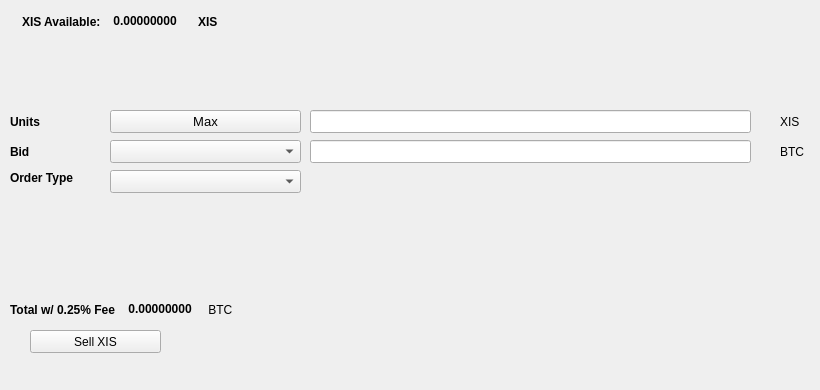
   <widget class="QWidget" name="SellTab">
    <attribute name="title">
     <string>Sell</string>
    </attribute>
    <widget class="QLabel" name="label_16">
     <property name="geometry">
      <rect>
       <x>780</x>
       <y>140</y>
       <width>31</width>
       <height>23</height>
      </rect>
     </property>
     <property name="text">
      <string>BTC</string>
     </property>
    </widget>
    <widget class="QComboBox" name="SellBidcomboBox">
     <property name="geometry">
      <rect>
       <x>110</x>
       <y>140</y>
       <width>191</width>
       <height>23</height>
      </rect>
     </property>
     <property name="font">
      <font>
       <pointsize>10</pointsize>
      </font>
     </property>
    </widget>
    <widget class="QLabel" name="label_18">
     <property name="geometry">
      <rect>
       <x>10</x>
       <y>110</y>
       <width>46</width>
       <height>23</height>
      </rect>
     </property>
     <property name="font">
      <font>
       <weight>75</weight>
       <bold>true</bold>
      </font>
     </property>
     <property name="text">
      <string>Units</string>
     </property>
    </widget>
    <widget class="QPushButton" name="Sell_Max_Amount">
     <property name="geometry">
      <rect>
       <x>110</x>
       <y>110</y>
       <width>191</width>
       <height>23</height>
      </rect>
     </property>
     <property name="font">
      <font>
       <pointsize>10</pointsize>
      </font>
     </property>
     <property name="text">
      <string>Max</string>
     </property>
    </widget>
    <widget class="QLabel" name="label_20">
     <property name="geometry">
      <rect>
       <x>10</x>
       <y>170</y>
       <width>91</width>
       <height>16</height>
      </rect>
     </property>
     <property name="font">
      <font>
       <weight>75</weight>
       <bold>true</bold>
      </font>
     </property>
     <property name="text">
      <string>Order Type</string>
     </property>
    </widget>
    <widget class="QComboBox" name="SellOrdertypeCombo">
     <property name="geometry">
      <rect>
       <x>110</x>
       <y>170</y>
       <width>191</width>
       <height>23</height>
      </rect>
     </property>
     <property name="font">
      <font>
       <pointsize>10</pointsize>
      </font>
     </property>
    </widget>
    <widget class="QLabel" name="label_21">
     <property name="geometry">
      <rect>
       <x>10</x>
       <y>140</y>
       <width>46</width>
       <height>23</height>
      </rect>
     </property>
     <property name="font">
      <font>
       <weight>75</weight>
       <bold>true</bold>
      </font>
     </property>
     <property name="text">
      <string>Bid</string>
     </property>
    </widget>
    <widget class="QLabel" name="label_22">
     <property name="geometry">
      <rect>
       <x>780</x>
       <y>110</y>
       <width>31</width>
       <height>23</height>
      </rect>
     </property>
     <property name="text">
      <string>XIS</string>
     </property>
    </widget>
    <widget class="QLineEdit" name="UnitsInputXIS">
     <property name="geometry">
      <rect>
       <x>310</x>
       <y>110</y>
       <width>441</width>
       <height>23</height>
      </rect>
     </property>
     <property name="font">
      <font>
       <pointsize>9</pointsize>
       <weight>75</weight>
       <bold>true</bold>
      </font>
     </property>
    </widget>
    <widget class="QLineEdit" name="SellBidPriceEdit">
     <property name="geometry">
      <rect>
       <x>310</x>
       <y>140</y>
       <width>441</width>
       <height>23</height>
      </rect>
     </property>
     <property name="font">
      <font>
       <pointsize>9</pointsize>
       <weight>75</weight>
       <bold>true</bold>
      </font>
     </property>
    </widget>
    <widget class="QPushButton" name="SellXISBTN">
     <property name="geometry">
      <rect>
       <x>30</x>
       <y>330</y>
       <width>131</width>
       <height>23</height>
      </rect>
     </property>
     <property name="text">
      <string>Sell XIS</string>
     </property>
     <property name="icon">
      <iconset resource="../xistar">
       <normaloff>:/icons/bitcoin</normaloff>:/icons/bitcoin</iconset>
     </property>
    </widget>
    <widget class="QWidget" name="layoutWidget3">
     <property name="geometry">
      <rect>
       <x>22</x>
       <y>12</y>
       <width>258</width>
       <height>19</height>
      </rect>
     </property>
     <layout class="QHBoxLayout" name="horizontalLayout">
      <item>
       <widget class="QLabel" name="label232_2">
        <property name="font">
         <font>
          <weight>75</weight>
          <bold>true</bold>
         </font>
        </property>
        <property name="text">
         <string>XIS Available:</string>
        </property>
       </widget>
      </item>
      <item>
       <widget class="QLabel" name="XISAvailableLabel">
        <property name="palette">
         <palette>
          <active>
           <colorrole role="WindowText">
            <brush brushstyle="SolidPattern">
             <color alpha="255">
              <red>0</red>
              <green>0</green>
              <blue>0</blue>
             </color>
            </brush>
           </colorrole>
           <colorrole role="Button">
            <brush brushstyle="SolidPattern">
             <color alpha="255">
              <red>0</red>
              <green>170</green>
              <blue>0</blue>
             </color>
            </brush>
           </colorrole>
           <colorrole role="Light">
            <brush brushstyle="SolidPattern">
             <color alpha="255">
              <red>0</red>
              <green>255</green>
              <blue>0</blue>
             </color>
            </brush>
           </colorrole>
           <colorrole role="Midlight">
            <brush brushstyle="SolidPattern">
             <color alpha="255">
              <red>0</red>
              <green>212</green>
              <blue>0</blue>
             </color>
            </brush>
           </colorrole>
           <colorrole role="Dark">
            <brush brushstyle="SolidPattern">
             <color alpha="255">
              <red>0</red>
              <green>85</green>
              <blue>0</blue>
             </color>
            </brush>
           </colorrole>
           <colorrole role="Mid">
            <brush brushstyle="SolidPattern">
             <color alpha="255">
              <red>0</red>
              <green>113</green>
              <blue>0</blue>
             </color>
            </brush>
           </colorrole>
           <colorrole role="Text">
            <brush brushstyle="SolidPattern">
             <color alpha="255">
              <red>0</red>
              <green>170</green>
              <blue>0</blue>
             </color>
            </brush>
           </colorrole>
           <colorrole role="BrightText">
            <brush brushstyle="SolidPattern">
             <color alpha="255">
              <red>255</red>
              <green>255</green>
              <blue>255</blue>
             </color>
            </brush>
           </colorrole>
           <colorrole role="ButtonText">
            <brush brushstyle="SolidPattern">
             <color alpha="255">
              <red>0</red>
              <green>0</green>
              <blue>0</blue>
             </color>
            </brush>
           </colorrole>
           <colorrole role="Base">
            <brush brushstyle="SolidPattern">
             <color alpha="255">
              <red>255</red>
              <green>255</green>
              <blue>255</blue>
             </color>
            </brush>
           </colorrole>
           <colorrole role="Window">
            <brush brushstyle="SolidPattern">
             <color alpha="255">
              <red>0</red>
              <green>170</green>
              <blue>0</blue>
             </color>
            </brush>
           </colorrole>
           <colorrole role="Shadow">
            <brush brushstyle="SolidPattern">
             <color alpha="255">
              <red>0</red>
              <green>0</green>
              <blue>0</blue>
             </color>
            </brush>
           </colorrole>
           <colorrole role="AlternateBase">
            <brush brushstyle="SolidPattern">
             <color alpha="255">
              <red>127</red>
              <green>212</green>
              <blue>127</blue>
             </color>
            </brush>
           </colorrole>
           <colorrole role="ToolTipBase">
            <brush brushstyle="SolidPattern">
             <color alpha="255">
              <red>255</red>
              <green>255</green>
              <blue>220</blue>
             </color>
            </brush>
           </colorrole>
           <colorrole role="ToolTipText">
            <brush brushstyle="SolidPattern">
             <color alpha="255">
              <red>0</red>
              <green>0</green>
              <blue>0</blue>
             </color>
            </brush>
           </colorrole>
          </active>
          <inactive>
           <colorrole role="WindowText">
            <brush brushstyle="SolidPattern">
             <color alpha="255">
              <red>0</red>
              <green>0</green>
              <blue>0</blue>
             </color>
            </brush>
           </colorrole>
           <colorrole role="Button">
            <brush brushstyle="SolidPattern">
             <color alpha="255">
              <red>0</red>
              <green>170</green>
              <blue>0</blue>
             </color>
            </brush>
           </colorrole>
           <colorrole role="Light">
            <brush brushstyle="SolidPattern">
             <color alpha="255">
              <red>0</red>
              <green>255</green>
              <blue>0</blue>
             </color>
            </brush>
           </colorrole>
           <colorrole role="Midlight">
            <brush brushstyle="SolidPattern">
             <color alpha="255">
              <red>0</red>
              <green>212</green>
              <blue>0</blue>
             </color>
            </brush>
           </colorrole>
           <colorrole role="Dark">
            <brush brushstyle="SolidPattern">
             <color alpha="255">
              <red>0</red>
              <green>85</green>
              <blue>0</blue>
             </color>
            </brush>
           </colorrole>
           <colorrole role="Mid">
            <brush brushstyle="SolidPattern">
             <color alpha="255">
              <red>0</red>
              <green>113</green>
              <blue>0</blue>
             </color>
            </brush>
           </colorrole>
           <colorrole role="Text">
            <brush brushstyle="SolidPattern">
             <color alpha="255">
              <red>0</red>
              <green>170</green>
              <blue>0</blue>
             </color>
            </brush>
           </colorrole>
           <colorrole role="BrightText">
            <brush brushstyle="SolidPattern">
             <color alpha="255">
              <red>255</red>
              <green>255</green>
              <blue>255</blue>
             </color>
            </brush>
           </colorrole>
           <colorrole role="ButtonText">
            <brush brushstyle="SolidPattern">
             <color alpha="255">
              <red>0</red>
              <green>0</green>
              <blue>0</blue>
             </color>
            </brush>
           </colorrole>
           <colorrole role="Base">
            <brush brushstyle="SolidPattern">
             <color alpha="255">
              <red>255</red>
              <green>255</green>
              <blue>255</blue>
             </color>
            </brush>
           </colorrole>
           <colorrole role="Window">
            <brush brushstyle="SolidPattern">
             <color alpha="255">
              <red>0</red>
              <green>170</green>
              <blue>0</blue>
             </color>
            </brush>
           </colorrole>
           <colorrole role="Shadow">
            <brush brushstyle="SolidPattern">
             <color alpha="255">
              <red>0</red>
              <green>0</green>
              <blue>0</blue>
             </color>
            </brush>
           </colorrole>
           <colorrole role="AlternateBase">
            <brush brushstyle="SolidPattern">
             <color alpha="255">
              <red>127</red>
              <green>212</green>
              <blue>127</blue>
             </color>
            </brush>
           </colorrole>
           <colorrole role="ToolTipBase">
            <brush brushstyle="SolidPattern">
             <color alpha="255">
              <red>255</red>
              <green>255</green>
              <blue>220</blue>
             </color>
            </brush>
           </colorrole>
           <colorrole role="ToolTipText">
            <brush brushstyle="SolidPattern">
             <color alpha="255">
              <red>0</red>
              <green>0</green>
              <blue>0</blue>
             </color>
            </brush>
           </colorrole>
          </inactive>
          <disabled>
           <colorrole role="WindowText">
            <brush brushstyle="SolidPattern">
             <color alpha="255">
              <red>0</red>
              <green>85</green>
              <blue>0</blue>
             </color>
            </brush>
           </colorrole>
           <colorrole role="Button">
            <brush brushstyle="SolidPattern">
             <color alpha="255">
              <red>0</red>
              <green>170</green>
              <blue>0</blue>
             </color>
            </brush>
           </colorrole>
           <colorrole role="Light">
            <brush brushstyle="SolidPattern">
             <color alpha="255">
              <red>0</red>
              <green>255</green>
              <blue>0</blue>
             </color>
            </brush>
           </colorrole>
           <colorrole role="Midlight">
            <brush brushstyle="SolidPattern">
             <color alpha="255">
              <red>0</red>
              <green>212</green>
              <blue>0</blue>
             </color>
            </brush>
           </colorrole>
           <colorrole role="Dark">
            <brush brushstyle="SolidPattern">
             <color alpha="255">
              <red>0</red>
              <green>85</green>
              <blue>0</blue>
             </color>
            </brush>
           </colorrole>
           <colorrole role="Mid">
            <brush brushstyle="SolidPattern">
             <color alpha="255">
              <red>0</red>
              <green>113</green>
              <blue>0</blue>
             </color>
            </brush>
           </colorrole>
           <colorrole role="Text">
            <brush brushstyle="SolidPattern">
             <color alpha="255">
              <red>0</red>
              <green>85</green>
              <blue>0</blue>
             </color>
            </brush>
           </colorrole>
           <colorrole role="BrightText">
            <brush brushstyle="SolidPattern">
             <color alpha="255">
              <red>255</red>
              <green>255</green>
              <blue>255</blue>
             </color>
            </brush>
           </colorrole>
           <colorrole role="ButtonText">
            <brush brushstyle="SolidPattern">
             <color alpha="255">
              <red>0</red>
              <green>85</green>
              <blue>0</blue>
             </color>
            </brush>
           </colorrole>
           <colorrole role="Base">
            <brush brushstyle="SolidPattern">
             <color alpha="255">
              <red>0</red>
              <green>170</green>
              <blue>0</blue>
             </color>
            </brush>
           </colorrole>
           <colorrole role="Window">
            <brush brushstyle="SolidPattern">
             <color alpha="255">
              <red>0</red>
              <green>170</green>
              <blue>0</blue>
             </color>
            </brush>
           </colorrole>
           <colorrole role="Shadow">
            <brush brushstyle="SolidPattern">
             <color alpha="255">
              <red>0</red>
              <green>0</green>
              <blue>0</blue>
             </color>
            </brush>
           </colorrole>
           <colorrole role="AlternateBase">
            <brush brushstyle="SolidPattern">
             <color alpha="255">
              <red>0</red>
              <green>170</green>
              <blue>0</blue>
             </color>
            </brush>
           </colorrole>
           <colorrole role="ToolTipBase">
            <brush brushstyle="SolidPattern">
             <color alpha="255">
              <red>255</red>
              <green>255</green>
              <blue>220</blue>
             </color>
            </brush>
           </colorrole>
           <colorrole role="ToolTipText">
            <brush brushstyle="SolidPattern">
             <color alpha="255">
              <red>0</red>
              <green>0</green>
              <blue>0</blue>
             </color>
            </brush>
           </colorrole>
          </disabled>
         </palette>
        </property>
        <property name="font">
         <font>
          <weight>75</weight>
          <bold>true</bold>
         </font>
        </property>
        <property name="text">
         <string> 0.00000000 </string>
        </property>
        <property name="textInteractionFlags">
         <set>Qt::LinksAccessibleByMouse|Qt::TextSelectableByKeyboard|Qt::TextSelectableByMouse</set>
        </property>
       </widget>
      </item>
      <item>
       <widget class="QLabel" name="labelXIS">
        <property name="font">
         <font>
          <weight>75</weight>
          <bold>true</bold>
         </font>
        </property>
        <property name="text">
         <string>XIS</string>
        </property>
       </widget>
      </item>
     </layout>
    </widget>
    <widget class="QWidget" name="layoutWidget">
     <property name="geometry">
      <rect>
       <x>10</x>
       <y>300</y>
       <width>268</width>
       <height>19</height>
      </rect>
     </property>
     <layout class="QHBoxLayout" name="horizontalLayout_2">
      <item>
       <widget class="QLabel" name="label_19">
        <property name="font">
         <font>
          <weight>75</weight>
          <bold>true</bold>
         </font>
        </property>
        <property name="text">
         <string>Total w/ 0.25% Fee </string>
        </property>
       </widget>
      </item>
      <item>
       <widget class="QLabel" name="SellCostLabel">
        <property name="palette">
         <palette>
          <active>
           <colorrole role="WindowText">
            <brush brushstyle="SolidPattern">
             <color alpha="255">
              <red>0</red>
              <green>0</green>
              <blue>0</blue>
             </color>
            </brush>
           </colorrole>
           <colorrole role="Button">
            <brush brushstyle="SolidPattern">
             <color alpha="255">
              <red>0</red>
              <green>170</green>
              <blue>0</blue>
             </color>
            </brush>
           </colorrole>
           <colorrole role="Light">
            <brush brushstyle="SolidPattern">
             <color alpha="255">
              <red>0</red>
              <green>255</green>
              <blue>0</blue>
             </color>
            </brush>
           </colorrole>
           <colorrole role="Midlight">
            <brush brushstyle="SolidPattern">
             <color alpha="255">
              <red>0</red>
              <green>212</green>
              <blue>0</blue>
             </color>
            </brush>
           </colorrole>
           <colorrole role="Dark">
            <brush brushstyle="SolidPattern">
             <color alpha="255">
              <red>0</red>
              <green>85</green>
              <blue>0</blue>
             </color>
            </brush>
           </colorrole>
           <colorrole role="Mid">
            <brush brushstyle="SolidPattern">
             <color alpha="255">
              <red>0</red>
              <green>113</green>
              <blue>0</blue>
             </color>
            </brush>
           </colorrole>
           <colorrole role="Text">
            <brush brushstyle="SolidPattern">
             <color alpha="255">
              <red>0</red>
              <green>170</green>
              <blue>0</blue>
             </color>
            </brush>
           </colorrole>
           <colorrole role="BrightText">
            <brush brushstyle="SolidPattern">
             <color alpha="255">
              <red>255</red>
              <green>255</green>
              <blue>255</blue>
             </color>
            </brush>
           </colorrole>
           <colorrole role="ButtonText">
            <brush brushstyle="SolidPattern">
             <color alpha="255">
              <red>0</red>
              <green>0</green>
              <blue>0</blue>
             </color>
            </brush>
           </colorrole>
           <colorrole role="Base">
            <brush brushstyle="SolidPattern">
             <color alpha="255">
              <red>255</red>
              <green>255</green>
              <blue>255</blue>
             </color>
            </brush>
           </colorrole>
           <colorrole role="Window">
            <brush brushstyle="SolidPattern">
             <color alpha="255">
              <red>0</red>
              <green>170</green>
              <blue>0</blue>
             </color>
            </brush>
           </colorrole>
           <colorrole role="Shadow">
            <brush brushstyle="SolidPattern">
             <color alpha="255">
              <red>0</red>
              <green>0</green>
              <blue>0</blue>
             </color>
            </brush>
           </colorrole>
           <colorrole role="AlternateBase">
            <brush brushstyle="SolidPattern">
             <color alpha="255">
              <red>127</red>
              <green>212</green>
              <blue>127</blue>
             </color>
            </brush>
           </colorrole>
           <colorrole role="ToolTipBase">
            <brush brushstyle="SolidPattern">
             <color alpha="255">
              <red>255</red>
              <green>255</green>
              <blue>220</blue>
             </color>
            </brush>
           </colorrole>
           <colorrole role="ToolTipText">
            <brush brushstyle="SolidPattern">
             <color alpha="255">
              <red>0</red>
              <green>0</green>
              <blue>0</blue>
             </color>
            </brush>
           </colorrole>
          </active>
          <inactive>
           <colorrole role="WindowText">
            <brush brushstyle="SolidPattern">
             <color alpha="255">
              <red>0</red>
              <green>0</green>
              <blue>0</blue>
             </color>
            </brush>
           </colorrole>
           <colorrole role="Button">
            <brush brushstyle="SolidPattern">
             <color alpha="255">
              <red>0</red>
              <green>170</green>
              <blue>0</blue>
             </color>
            </brush>
           </colorrole>
           <colorrole role="Light">
            <brush brushstyle="SolidPattern">
             <color alpha="255">
              <red>0</red>
              <green>255</green>
              <blue>0</blue>
             </color>
            </brush>
           </colorrole>
           <colorrole role="Midlight">
            <brush brushstyle="SolidPattern">
             <color alpha="255">
              <red>0</red>
              <green>212</green>
              <blue>0</blue>
             </color>
            </brush>
           </colorrole>
           <colorrole role="Dark">
            <brush brushstyle="SolidPattern">
             <color alpha="255">
              <red>0</red>
              <green>85</green>
              <blue>0</blue>
             </color>
            </brush>
           </colorrole>
           <colorrole role="Mid">
            <brush brushstyle="SolidPattern">
             <color alpha="255">
              <red>0</red>
              <green>113</green>
              <blue>0</blue>
             </color>
            </brush>
           </colorrole>
           <colorrole role="Text">
            <brush brushstyle="SolidPattern">
             <color alpha="255">
              <red>0</red>
              <green>170</green>
              <blue>0</blue>
             </color>
            </brush>
           </colorrole>
           <colorrole role="BrightText">
            <brush brushstyle="SolidPattern">
             <color alpha="255">
              <red>255</red>
              <green>255</green>
              <blue>255</blue>
             </color>
            </brush>
           </colorrole>
           <colorrole role="ButtonText">
            <brush brushstyle="SolidPattern">
             <color alpha="255">
              <red>0</red>
              <green>0</green>
              <blue>0</blue>
             </color>
            </brush>
           </colorrole>
           <colorrole role="Base">
            <brush brushstyle="SolidPattern">
             <color alpha="255">
              <red>255</red>
              <green>255</green>
              <blue>255</blue>
             </color>
            </brush>
           </colorrole>
           <colorrole role="Window">
            <brush brushstyle="SolidPattern">
             <color alpha="255">
              <red>0</red>
              <green>170</green>
              <blue>0</blue>
             </color>
            </brush>
           </colorrole>
           <colorrole role="Shadow">
            <brush brushstyle="SolidPattern">
             <color alpha="255">
              <red>0</red>
              <green>0</green>
              <blue>0</blue>
             </color>
            </brush>
           </colorrole>
           <colorrole role="AlternateBase">
            <brush brushstyle="SolidPattern">
             <color alpha="255">
              <red>127</red>
              <green>212</green>
              <blue>127</blue>
             </color>
            </brush>
           </colorrole>
           <colorrole role="ToolTipBase">
            <brush brushstyle="SolidPattern">
             <color alpha="255">
              <red>255</red>
              <green>255</green>
              <blue>220</blue>
             </color>
            </brush>
           </colorrole>
           <colorrole role="ToolTipText">
            <brush brushstyle="SolidPattern">
             <color alpha="255">
              <red>0</red>
              <green>0</green>
              <blue>0</blue>
             </color>
            </brush>
           </colorrole>
          </inactive>
          <disabled>
           <colorrole role="WindowText">
            <brush brushstyle="SolidPattern">
             <color alpha="255">
              <red>0</red>
              <green>85</green>
              <blue>0</blue>
             </color>
            </brush>
           </colorrole>
           <colorrole role="Button">
            <brush brushstyle="SolidPattern">
             <color alpha="255">
              <red>0</red>
              <green>170</green>
              <blue>0</blue>
             </color>
            </brush>
           </colorrole>
           <colorrole role="Light">
            <brush brushstyle="SolidPattern">
             <color alpha="255">
              <red>0</red>
              <green>255</green>
              <blue>0</blue>
             </color>
            </brush>
           </colorrole>
           <colorrole role="Midlight">
            <brush brushstyle="SolidPattern">
             <color alpha="255">
              <red>0</red>
              <green>212</green>
              <blue>0</blue>
             </color>
            </brush>
           </colorrole>
           <colorrole role="Dark">
            <brush brushstyle="SolidPattern">
             <color alpha="255">
              <red>0</red>
              <green>85</green>
              <blue>0</blue>
             </color>
            </brush>
           </colorrole>
           <colorrole role="Mid">
            <brush brushstyle="SolidPattern">
             <color alpha="255">
              <red>0</red>
              <green>113</green>
              <blue>0</blue>
             </color>
            </brush>
           </colorrole>
           <colorrole role="Text">
            <brush brushstyle="SolidPattern">
             <color alpha="255">
              <red>0</red>
              <green>85</green>
              <blue>0</blue>
             </color>
            </brush>
           </colorrole>
           <colorrole role="BrightText">
            <brush brushstyle="SolidPattern">
             <color alpha="255">
              <red>255</red>
              <green>255</green>
              <blue>255</blue>
             </color>
            </brush>
           </colorrole>
           <colorrole role="ButtonText">
            <brush brushstyle="SolidPattern">
             <color alpha="255">
              <red>0</red>
              <green>85</green>
              <blue>0</blue>
             </color>
            </brush>
           </colorrole>
           <colorrole role="Base">
            <brush brushstyle="SolidPattern">
             <color alpha="255">
              <red>0</red>
              <green>170</green>
              <blue>0</blue>
             </color>
            </brush>
           </colorrole>
           <colorrole role="Window">
            <brush brushstyle="SolidPattern">
             <color alpha="255">
              <red>0</red>
              <green>170</green>
              <blue>0</blue>
             </color>
            </brush>
           </colorrole>
           <colorrole role="Shadow">
            <brush brushstyle="SolidPattern">
             <color alpha="255">
              <red>0</red>
              <green>0</green>
              <blue>0</blue>
             </color>
            </brush>
           </colorrole>
           <colorrole role="AlternateBase">
            <brush brushstyle="SolidPattern">
             <color alpha="255">
              <red>0</red>
              <green>170</green>
              <blue>0</blue>
             </color>
            </brush>
           </colorrole>
           <colorrole role="ToolTipBase">
            <brush brushstyle="SolidPattern">
             <color alpha="255">
              <red>255</red>
              <green>255</green>
              <blue>220</blue>
             </color>
            </brush>
           </colorrole>
           <colorrole role="ToolTipText">
            <brush brushstyle="SolidPattern">
             <color alpha="255">
              <red>0</red>
              <green>0</green>
              <blue>0</blue>
             </color>
            </brush>
           </colorrole>
          </disabled>
         </palette>
        </property>
        <property name="font">
         <font>
          <weight>75</weight>
          <bold>true</bold>
         </font>
        </property>
        <property name="autoFillBackground">
         <bool>false</bool>
        </property>
        <property name="text">
         <string> 0.00000000</string>
        </property>
        <property name="textInteractionFlags">
         <set>Qt::LinksAccessibleByMouse|Qt::TextSelectableByMouse</set>
        </property>
       </widget>
      </item>
      <item>
       <widget class="QLabel" name="label_17">
        <property name="font">
         <font>
          <weight>50</weight>
          <bold>false</bold>
         </font>
        </property>
        <property name="text">
         <string> BTC</string>
        </property>
       </widget>
      </item>
     </layout>
    </widget>
    <widget class="QLabel" name="label_23">
     <property name="geometry">
      <rect>
       <x>460</x>
       <y>300</y>
       <width>281</width>
       <height>81</height>
      </rect>
     </property>
     <property name="text">
      <string/>
     </property>
     <property name="pixmap">
      <pixmap>:/images/bittrex</pixmap>
     </property>
    </widget>
   </widget>
